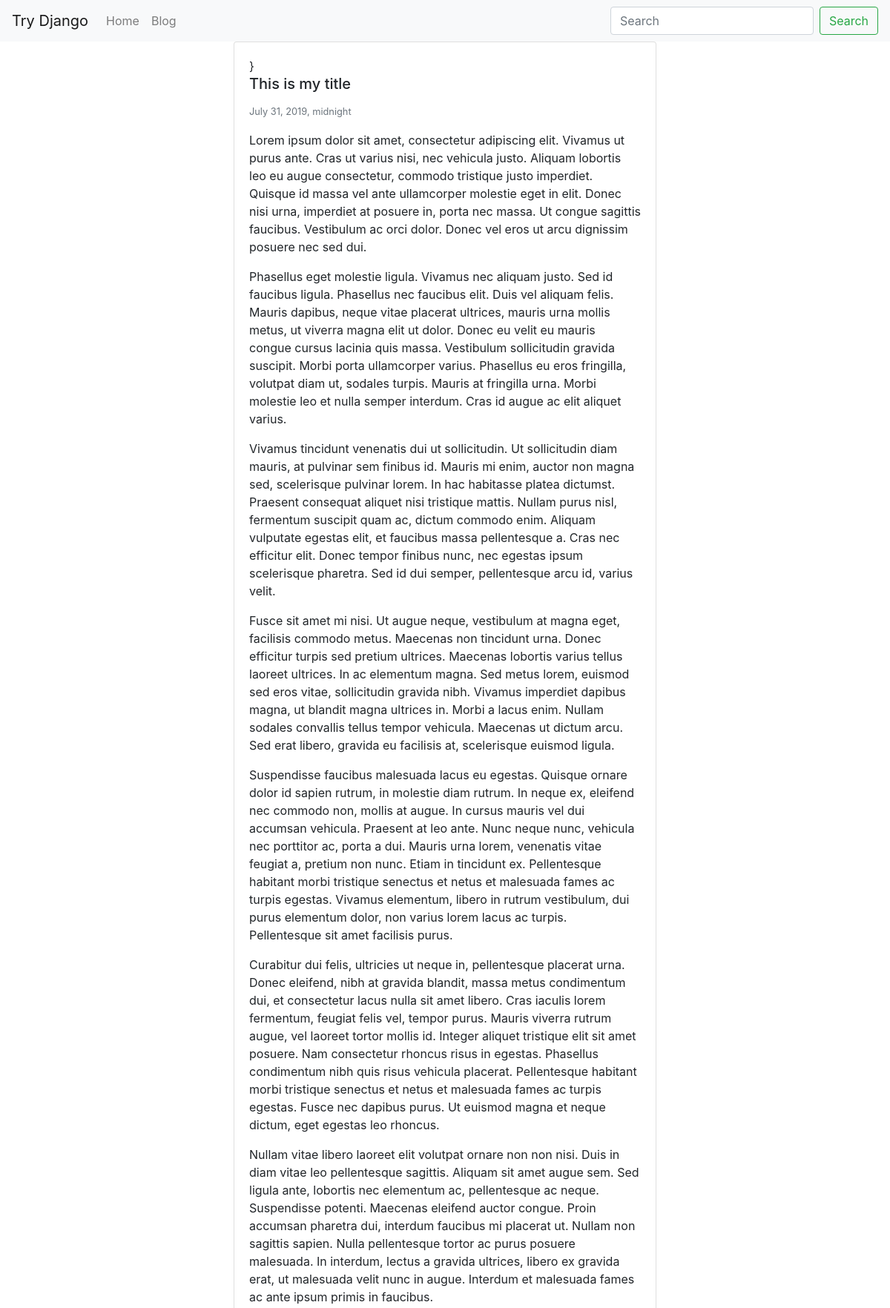
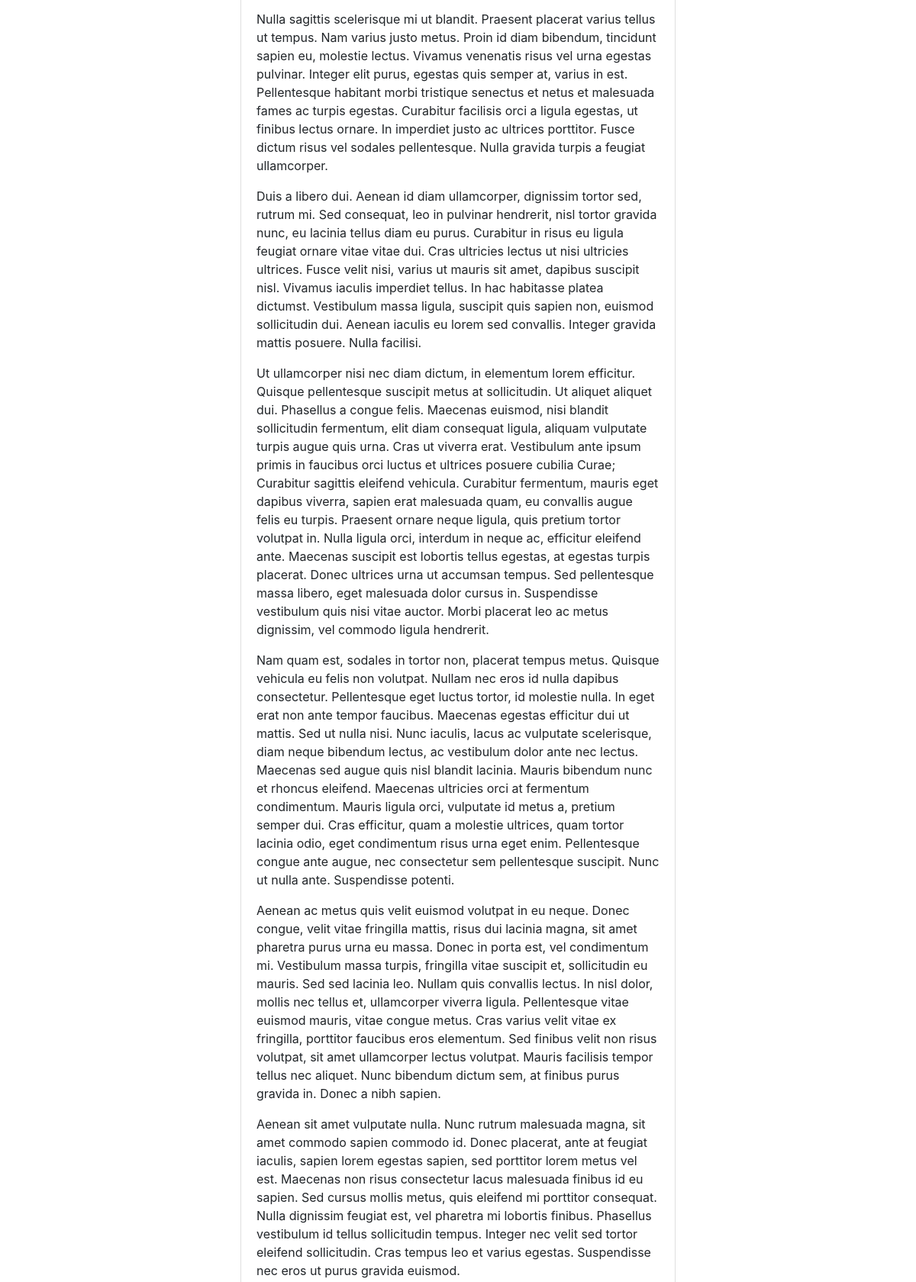
The app's page /blog/hello-world2/ (upper part) with its own data (2 pictures, top to bottom).
### blog/models.py (models this page shows, shortened)
class BlogPost(models.Model):
	user = models.ForeignKey(User, default=1, null=True,on_delete=models.SET_NULL)
	image = models.ImageField(upload_to = 'image/', blank=True,null=True)
	title = models.CharField(max_length=120)
	slug = models.SlugField(unique=True)
	content = models.TextField(null=True, blank=True)
	publish_date = models.DateTimeField(auto_now=False, auto_now_add = False,null=True,blank=True )
	timestamp = models.DateTimeField( auto_now_add=True)
	updated = models.DateTimeField(auto_now=True)
	objects = BlogPostManager()
	class Meta:
		ordering = ['-publish_date', '-updated' , '-timestamp']

### blog/views.py (the view)
# urls.py: path('<str:slug>/',blog_post_detail_view),
def blog_post_detail_view(request,slug):
	obj = get_object_or_404(BlogPost,slug=slug)
	template_name='blog/detail.html'
	context={'object':obj}
	return render(request, template_name, context)

### blog/models.py (called while the page is built)
	def get_queryset(self):
		return BlogPostQuerySet(self.model, using=self._db)

### blog/templates/blog/detail.html (shortened to what this page needs)
{% extends "base.html" %}
{% block division_1 %}
	<div class="row">
	{% include 'blog/list-inline.html' with blog_post=object  detail=True  %}
	</div>
{% endblock %}

### Templates/base.html (shortened to what this page needs)
<!doctype html>
<html lang="en">
  <head>
    <link rel="stylesheet" href="https://stackpath.bootstrapcdn.com/bootstrap/4.3.1/css/bootstrap.min.css">
  </head>
  <body>
    {% include 'navbar.html' %}
    <div class="container-fluid">
        {% block division_1 %}
        {% endblock %}
    </div>
  </body>
</html>

### Templates/navbar.html (shortened to what this page needs)
<nav class="navbar navbar-expand-lg navbar-light bg-light">
  <a class="navbar-brand" href="/">Try Django</a>
  <div class="collapse navbar-collapse" id="navbarSupportedContent">
    <ul class="navbar-nav mr-auto">
      <li class="nav-item">
        <a class="nav-link" href="/">Home</a>
      </li>
      <li class="nav-item">
        <a class="nav-link" href="/blog">Blog</a>
      </li>
    </ul>
    <form class="form-inline my-2 my-lg-0" action='/search/'>
      <input class="form-control mr-sm-2" type="search" name='query' placeholder="Search" aria-label="Search">
      <button class="btn btn-outline-success my-2 my-sm-0" type="submit">Search</button>
    </form>
  </div>
</nav>

### blog/templates/blog/list-inline.html (shortened to what this page needs)
<div class="col-12 col-md-6 mx-auto">
<div class="card {% if not blog_post.publish_date %} bg-dark text-light{% endif %}" %>
	<div class="card-body">
		}
		<h5 class="card-title">{{blog_post.title}}</h5>
		<p class="card-text">
			<small class="text-muted">{{blog_post.publish_date}}</small>
		{% if truncate %}
			{{blog_post.content|linebreaks|truncatewords:30}}
		{% else %}
			{{blog_post.content|linebreaks}}
		{% endif %}
		</p>
	</div>
</div>
</div>

### records on screen
BlogPost: title "This is my title", publish_date "July 31, 2019, midnight", content "Lorem ipsum dolor sit amet, consectetur adipiscing elit. Vivamus ut purus ante. Cras ut varius nisi, nec vehicula justo. Aliquam lobortis leo eu augue consectetur, commodo tristique justo imperdiet. Quisque id massa vel ante ullamcorper molestie eget in elit. Donec nisi urna, imperdiet at posuere in, porta nec massa. Ut congue sagittis faucibus. Vestibulum ac orci dolor. Donec vel eros ut arcu dignissim posuere nec sed dui. Phasellus eget molestie ligula. Vivamus nec aliquam justo. Sed id faucibus ligula. Phasellus nec faucibus elit. Duis vel aliquam felis. Mauris dapibus, neque vitae placerat ultrices, mauris urna mollis metus, ut viverra magna elit ut dolor. Donec eu velit eu mauris…"
